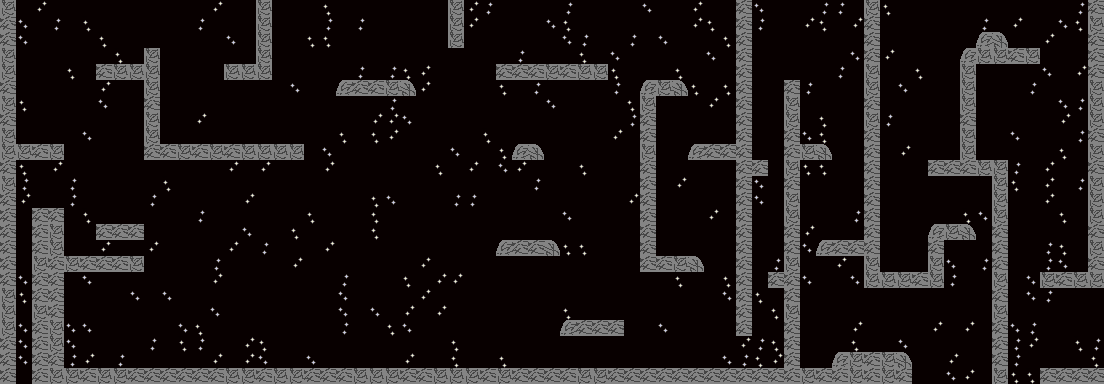

Tiled map render using the project's own tile images. Description and the map definition, with tile-layer contents summarised, below:
An orthogonal 69x24 tile map with 16x16 px tiles, 2 tile layers (Background, Foreground), 2 tilesets and 156 objects.

<map version="1.0" orientation="orthogonal" renderorder="right-down" width="69" height="24" tilewidth="16" tileheight="16" nextobjectid="1141">
 <tileset firstgid="1" name="backgroundTileset" tilewidth="16" tileheight="16" tilecount="16" columns="4">
  <image source="backgroundTileset.png" width="64" height="64" />
 </tileset>
 <tileset firstgid="17" name="groundTileset" tilewidth="16" tileheight="16" tilecount="16" columns="4">
  <image source="groundTileset.png" width="64" height="64" />
 </tileset>
 <layer name="Background" width="69" height="24">
  <data>[1656 cells, 1656 non-empty, 8 distinct tile ids]</data>
 </layer>
 <layer name="Foreground" width="69" height="24">
  <data>[1656 cells, 315 non-empty, 4 distinct tile ids]</data>
 </layer>
 <objectgroup name="Inanimate">
  <object id="113" x="546" y="473" height="1" />
  <object id="790" x="1040" y="272" width="64" height="16" />
  <object id="794" x="960" y="160" width="48" height="16" />
  <object id="799" x="928" y="160" width="32" height="16" />
  <object id="801" x="928" y="224" width="48" height="16" />
  <object id="803" x="928" y="224" width="16" height="64" />
  <object id="806" x="880" y="272" width="48" height="16" />
  <object id="808" x="832" y="352" width="80" height="16" />
  <object id="814" x="960" y="64" width="16" height="96" />
  <object id="815" x="976" y="32" width="32" height="16" />
  <object id="829" x="1040" y="368" width="64" height="16" />
  <object id="830" x="816" y="240" width="48" height="16" />
  <object id="836" x="784" y="144" width="48" height="16" />
  <object id="846" x="784" y="80" width="16" height="64" />
  <object id="854" x="768" y="272" width="16" height="16" />
  <object id="855" x="752" y="160" width="16" height="16" />
  <object id="861" x="640" y="256" width="64" height="16" />
  <object id="862" x="688" y="144" width="48" height="16" />
  <object id="866" x="640" y="96" width="16" height="160" />
  <object id="867" x="640" y="80" width="48" height="16" />
  <object id="871" x="448" y="0" width="16" height="48" />
  <object id="911" x="144" y="144" width="160" height="16" />
  <object id="917" x="336" y="80" width="80" height="16" />
  <object id="920" x="224" y="64" width="32" height="16" />
  <object id="924" x="144" y="48" width="16" height="96" />
  <object id="939" x="0" y="-144" width="16" height="304" />
  <object id="941" x="256" y="-144" width="16" height="224" />
  <object id="944" x="96" y="64" width="48" height="16" />
  <object id="945" x="16" y="144" width="48" height="16" />
  <object id="950" x="96" y="224" width="48" height="16" />
  <object id="963" x="32" y="208" width="32" height="32" />
  <object id="966" x="32" y="256" width="112" height="16" />
  <object id="968" x="0" y="160" width="16" height="224" />
  <object id="971" x="32" y="240" width="32" height="144" />
  <object id="973" x="559" y="47" height="13" />
  <object id="974" x="496" y="64" width="112" height="16" />
  <object id="996" x="496" y="240" width="64" height="16" />
  <object id="998" x="560" y="320" width="64" height="16" />
  <object id="999" x="512" y="144" width="32" height="16" />
  <object id="1003" x="784" y="160" width="16" height="208" />
  <object id="1006" x="864" y="-96" width="16" height="384" />
  <object id="1008" x="736" y="-80" width="16" height="416" />
  <object id="1013" x="1088" y="-80" width="16" height="352" />
  <object id="1014" x="800" y="368" width="112" height="16" />
  <object id="1015" x="992" y="160" width="16" height="224" />
  <object id="1129" x="64" y="368" width="736" height="16" />
  <object id="1138" x="960" y="48" width="80" height="16" />
  <object id="1140" x="448" y="-224" width="16" height="224" />
 </objectgroup>
 <objectgroup name="iKillerSpikesUp">
  <object id="838" x="784" y="0" width="16" height="16" />
  <object id="839" x="800" y="0" width="16" height="16" />
  <object id="840" x="816" y="0" width="16" height="16" />
  <object id="841" x="832" y="0" width="16" height="16" />
  <object id="842" x="848" y="0" width="16" height="16" />
  <object id="843" x="768" y="0" width="16" height="16" />
  <object id="847" x="752" y="0" width="16" height="16" />
  <object id="864" x="672" y="96" width="16" height="16" />
  <object id="865" x="656" y="96" width="16" height="16" />
  <object id="887" x="448" y="48" width="16" height="16" />
 </objectgroup>
 <objectgroup name="iKillerSpikesDown">
  <object id="787" x="1040" y="256" width="16" height="16" />
  <object id="809" x="880" y="256" width="16" height="16" />
  <object id="812" x="1008" y="32" width="16" height="16" />
  <object id="813" x="1024" y="32" width="16" height="16" />
  <object id="816" x="896" y="256" width="16" height="16" />
  <object id="818" x="912" y="256" width="16" height="16" />
  <object id="819" x="912" y="368" width="16" height="16" />
  <object id="820" x="928" y="368" width="16" height="16" />
  <object id="821" x="944" y="368" width="16" height="16" />
  <object id="822" x="960" y="368" width="16" height="16" />
  <object id="823" x="976" y="368" width="16" height="16" />
  <object id="824" x="928" y="144" width="16" height="16" />
  <object id="825" x="944" y="144" width="16" height="16" />
  <object id="827" x="1008" y="368" width="16" height="16" />
  <object id="828" x="1024" y="368" width="16" height="16" />
  <object id="834" x="848" y="224" width="16" height="16" />
  <object id="837" x="784" y="64" width="16" height="16" />
  <object id="849" x="752" y="144" width="16" height="16" />
  <object id="852" x="768" y="256" width="16" height="16" />
  <object id="858" x="800" y="352" width="16" height="16" />
  <object id="859" x="816" y="352" width="16" height="16" />
  <object id="879" x="496" y="48" width="16" height="16" />
  <object id="880" x="512" y="48" width="16" height="16" />
  <object id="881" x="528" y="48" width="16" height="16" />
  <object id="882" x="544" y="48" width="16" height="16" />
  <object id="883" x="560" y="48" width="16" height="16" />
  <object id="884" x="576" y="48" width="16" height="16" />
  <object id="885" x="592" y="48" width="16" height="16" />
  <object id="926" x="144" y="32" width="16" height="16" />
  <object id="928" x="128" y="48" width="16" height="16" />
  <object id="929" x="112" y="48" width="16" height="16" />
  <object id="930" x="96" y="48" width="16" height="16" />
  <object id="934" x="16" y="128" width="16" height="16" />
  <object id="935" x="32" y="128" width="16" height="16" />
  <object id="936" x="48" y="128" width="16" height="16" />
  <object id="951" x="96" y="208" width="16" height="16" />
  <object id="952" x="112" y="208" width="16" height="16" />
  <object id="954" x="128" y="208" width="16" height="16" />
  <object id="964" x="64" y="240" width="16" height="16" />
  <object id="965" x="80" y="240" width="16" height="16" />
  <object id="984" x="160" y="128" width="16" height="16" />
  <object id="985" x="176" y="128" width="16" height="16" />
  <object id="986" x="192" y="128" width="16" height="16" />
  <object id="987" x="208" y="128" width="16" height="16" />
  <object id="989" x="224" y="128" width="16" height="16" />
  <object id="990" x="240" y="128" width="16" height="16" />
  <object id="992" x="256" y="128" width="16" height="16" />
  <object id="993" x="272" y="128" width="16" height="16" />
  </objectgroup>
 <objectgroup name="PlatformVert" />
 <objectgroup name="PlatformBoundary" />
 <objectgroup name="KillerWater" />
 <objectgroup name="PreviousLevel">
  <!-- 5 objects omitted --></objectgroup>
 <objectgroup name="PlatformHori" />
 <objectgroup name="NextLevel">
  <!-- 1 objects omitted --></objectgroup>
 <objectgroup name="aKillerSpikesDown">
  <!-- 7 objects omitted --></objectgroup>
 <objectgroup name="aKillerSpikesUp" />
 <objectgroup name="SpikePlatformLeft" />
 <objectgroup name="SpikePlatformRight" />
</map>
<!-- 50 of 156 objects omitted -->
